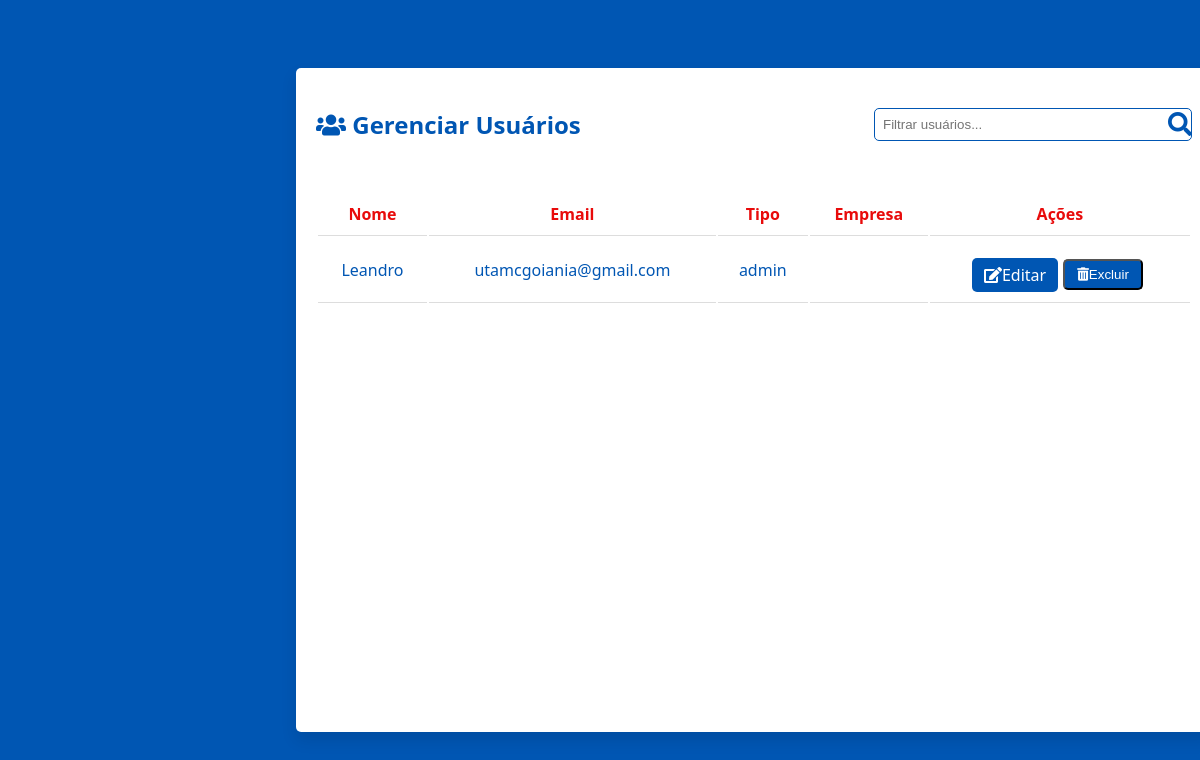
The app's page /gerenciar_usuarios (signed in), older data.
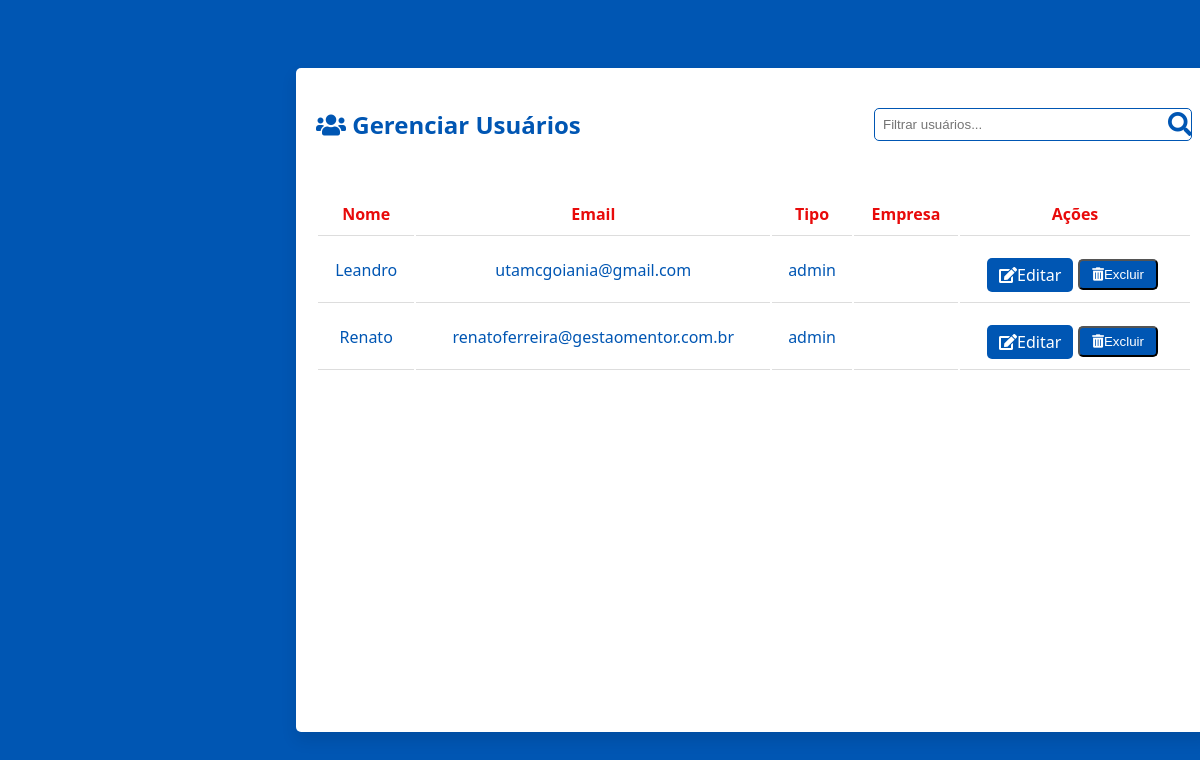
The same page, newer data.
### app.py (models this page shows, shortened)
class Usuario(db.Model):
    id = db.Column(db.Integer, primary_key=True)
    nome = db.Column(db.String(100), unique=True, nullable=False)
    email = db.Column(db.String(100), unique=True, nullable=False)
    senha_hash = db.Column(db.String(128), nullable=False)
    tipo = db.Column(db.String(10), nullable=False)
    empresas = db.relationship('Empresa', secondary=empresas_usuarios, backref=db.backref('usuarios', lazy='dynamic'))

### app.py (the view)
@app.route('/gerenciar_usuarios')
def gerenciar_usuarios():
    if 'usuario' not in session or session.get('tipo') != 'admin':
        flash('Acesso restrito.', 'error')
        return redirect(url_for('login'))
    todos_usuarios = Usuario.query.all()
    empresas = Empresa.query.all()
    return render_template('gerenciarusuarios.html', usuarios=todos_usuarios, empresas=empresas)

### Templates/gerenciarusuarios.html (shortened to what this page needs)
{% extends 'base.html' %}
{% block content %}
<div class="container">
    <div class="header">
        <h2><i class="fas fa-users"></i> Gerenciar Usuários</h2>
        <div class="search-box">
            <input type="text" class="search-input" placeholder="Filtrar usuários...">
            <i class="fas fa-search filter-icon"></i>
        </div>
    </div>
    <div class="table-responsive">
        <table class="table table-hover">
            <thead class="thead-dark">
                <tr>
                    <th>Nome</th>
                    <th>Email</th>
                    <th>Tipo</th>
                    <th>Empresa</th>
                    <th>Ações</th>
                </tr>
            </thead>
            <tbody>
                {% for usuario in usuarios %}
                <tr id="user-row-{{ usuario.id }}">
                    <td>{{ usuario.nome }}</td>
                    <td>{{ usuario.email }}</td>
                    <td>{{ usuario.tipo }}</td>
                    <td>
                    </td>
                    <td class="btn-container">
                        <a href="javascript:void(0);" onclick="loadEditForm('{{ usuario.id }}', this)" class="btn btn-custom"><i class="fas fa-edit"></i>Editar</a>
                        <button onclick="handleDelete('{{ usuario.id }}', this)" class="btn btn-custom"><i class="fas fa-trash-alt"></i>Excluir</button>
                    </td>
                </tr>
                {% endfor %}
            </tbody>
        </table>
    </div>
</div>
{% endblock %}

### Templates/base.html (shortened to what this page needs)
<!DOCTYPE html>
<html lang="pt-br">
<head>
    <link rel="stylesheet" href="https://use.fontawesome.com/releases/v5.15.4/css/all.css">
</head>
<body>
    {% block content %}{% endblock %}
</body>
</html>

### Templates/gerenciarusuarios.html (style rules this page uses)
body { background-color: #0056b3; color: #0056b3; font-family: 'Segoe UI', Tahoma, Geneva, Verdana, sans-serif; padding-top: 10px; }
.container { width: 73vw; height: 78vh; margin-left: 288px; margin-top: 50px; margin-bottom: 30px; padding: 20px; background-color: #ffffff; box-shadow: 0 8px 16px rgba(0, 0, 0, 0.1); border-radius: 5px; display: flex; flex-direction: column; align-items: flex-start; }
.header { width: 100%; display: flex; justify-content: space-between; align-items: center; }
h2 { color: #0056b3; font-size: 1.5rem; }
.search-box { position: relative; }
.search-input { padding: 8px; border-radius: 5px; border: 1px solid #0056b3; width: 300px; }
.filter-icon { color: #0056b3; cursor: pointer; font-size: 1.5em; position: absolute; right: 0; top: 50%; transform: translateY(-50%); }
.table-responsive { overflow-y: auto; width: 100%; margin-top: 10px; }
.table { width: 100%; margin: 20px 0; }
th, td { text-align: center; padding: 10px; border-bottom: 1px solid #ddd; }
th { background-color: #ffffff; color: #e80b0b; }
.btn-custom { padding: 0.375rem 0.75rem; border-radius: 5px; background-color: #0056b3; color: #ffffff; transition: background-color 0.3s ease; text-decoration: none; margin-right: 5px; margin-top: 10px; }
.btn-container { display: flex; justify-content: center; align-items: center; }

Row changes from the older to the newer data that the page shows:
added Usuario: nome "Renato", email "renatoferreira@gestaomentor.com.br", tipo "admin"
